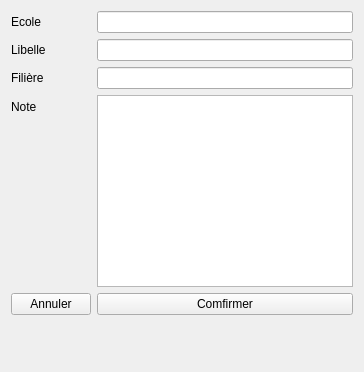
                  <widget class="QWidget" name="tabClass">
                   <attribute name="title">
                    <string>CLASSE</string>
                   </attribute>
                   <layout class="QHBoxLayout" name="horizontalLayout_10">
                    <item>
                     <layout class="QFormLayout" name="addStudentForm">
                      <item row="0" column="0">
                       <widget class="QLabel" name="labelEcole">
                        <property name="text">
                         <string>Ecole</string>
                        </property>
                       </widget>
                      </item>
                      <item row="0" column="1">
                       <widget class="QLineEdit" name="ecoleEdit"/>
                      </item>
                      <item row="1" column="0">
                       <widget class="QLabel" name="labelNomFil">
                        <property name="text">
                         <string>Libelle</string>
                        </property>
                       </widget>
                      </item>
                      <item row="1" column="1">
                       <widget class="QLineEdit" name="editNomFil"/>
                      </item>
                      <item row="2" column="0">
                       <widget class="QLabel" name="labelDomaine">
                        <property name="text">
                         <string>Filière</string>
                        </property>
                       </widget>
                      </item>
                      <item row="2" column="1">
                       <widget class="QLineEdit" name="editFiliere"/>
                      </item>
                      <item row="4" column="0">
                       <widget class="QPushButton" name="btnCancelFiliere">
                        <property name="text">
                         <string>Annuler</string>
                        </property>
                       </widget>
                      </item>
                      <item row="4" column="1">
                       <widget class="QPushButton" name="btnConfirmFiliere">
                        <property name="text">
                         <string>Comfirmer</string>
                        </property>
                       </widget>
                      </item>
                      <item row="3" column="1">
                       <widget class="QPlainTextEdit" name="editNoteClass"/>
                      </item>
                      <item row="3" column="0">
                       <widget class="QLabel" name="labelNoteClass">
                        <property name="text">
                         <string>Note</string>
                        </property>
                       </widget>
                      </item>
                      <item row="5" column="1">
                       <spacer name="verticalSpacer_8">
                        <property name="orientation">
                         <enum>Qt::Vertical</enum>
                        </property>
                        <property name="sizeHint" stdset="0">
                         <size>
                          <width>20</width>
                          <height>40</height>
                         </size>
                        </property>
                       </spacer>
                      </item>
                     </layout>
                    </item>
                   </layout>
                  </widget>
